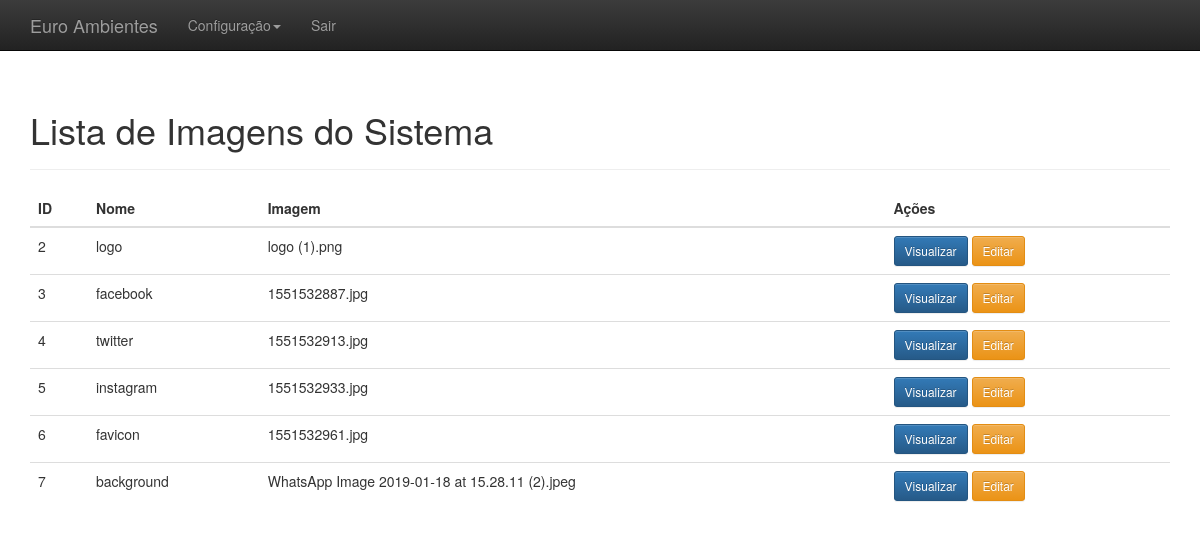
Page /adm/administrativo.php?link=15 (signed in) on the committed database.
### tables this page shows
CREATE TABLE `imagem_sistema` (
  `id` int(11) NOT NULL,
  `nome` varchar(220) NOT NULL,
  `imagem` varchar(220) NOT NULL,
  `modifield` datetime DEFAULT NULL,
  `created` datetime NOT NULL
);

### adm/listar_img_pg.php (the view, shortened to what this page needs)
<?php
$resultado = mysqli_query ( $conectar, "SELECT * FROM imagem_sistema order by 'id'" );
?>
<div class="container theme-showcase" role="main">
	<div class="page-header">
		<h1>Lista de Imagens do Sistema</h1>
	</div>
		<div class="row">
			<div class="col-md-12">
				<table class="table">
					<thead>
						<tr>
							<th>ID</th>
							<th>Nome</th>
							<th>Imagem</th>
							<th>Ações</th>
						</tr>
					</thead>
					<tbody>
						<?php
						while ( $linhas = mysqli_fetch_array ( $resultado ) ) {
							echo "<tr>";
							echo "<td>" . $linhas ['id'] . "</td>";
							echo "<td>" . $linhas ['nome'] . "</td>";
							echo "<td>" . $linhas ['imagem'] . "</td>";
							?>
							<td><a
								href='administrativo.php?link=18&id=<?php echo $linhas['id']?>'><button
								type='button' class='btn btn-sm btn-primary'>Visualizar</button></a>
								<a href='administrativo.php?link=17&id=<?php echo $linhas['id']?>'><button
									type='button' class='btn btn-sm btn-warning'>Editar</button></a>
									<?php
									echo "</tr>";
								}
								?>
							</tbody>
						</table>
					</div>
				</div>
			</div>

### adm/css/theme.css (style rules this page uses)
body { padding-top: 70px; padding-bottom: 30px; }

### rows in the picture
imagem_sistema: id "2", nome "logo", imagem "logo (1).png"
imagem_sistema: id "3", nome "facebook", imagem "1551532887.jpg"
imagem_sistema: id "4", nome "twitter", imagem "1551532913.jpg"
imagem_sistema: id "5", nome "instagram", imagem "1551532933.jpg"
imagem_sistema: id "6", nome "favicon", imagem "1551532961.jpg"
imagem_sistema: id "7", nome "background", imagem "WhatsApp Image 2019-01-18 at 15.28.11 (2).jpeg"
